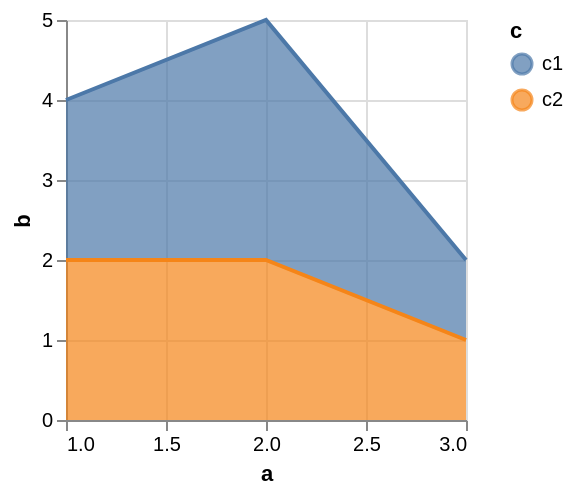

Specify this chart in Vega-Lite:
### Vega specification from a JSON file in a GitHub repository (floating-point values rounded to 4 significant figures)
{"$schema": "https://vega.github.io/schema/vega/v5.json", "background": "white", "padding": 5, "width": 200, "height": 200, "style": "cell", "data": [{"name": "source_0", "values": [{"a": 1, "b": 2, "c": "c1"}, {"a": 2, "b": 3, "c": "c1"}, {"a": 3, "b": 1, "c": "c1"}, {"a": 1, "b": 2, "c": "c2"}, {"a": 3, "b": 1, "c": "c2"}, {"a": 2, "b": 2, "c": "c2"}]}, {"name": "data_0", "source": "source_0", "transform": [{"type": "formula", "expr": "toNumber(datum[\"a\"])", "as": "a"}, {"type": "impute", "field": "b", "groupby": ["c"], "key": "a", "method": "value", "value": 0}, {"type": "stack", "groupby": ["a"], "field": "b", "sort": {"field": ["c"], "order": ["descending"]}, "as": ["b_start", "b_end"], "offset": "zero"}]}], "marks": [{"name": "layer_0_pathgroup", "type": "group", "from": {"facet": {"name": "faceted_path_layer_0_main", "data": "data_0", "groupby": ["c"]}}, "encode": {"update": {"width": {"field": {"group": "width"}}, "height": {"field": {"group": "height"}}}}, "marks": [{"name": "layer_0_marks", "type": "area", "style": ["area"], "sort": {"field": "x"}, "from": {"data": "faceted_path_layer_0_main"}, "encode": {"update": {"opacity": {"value": 0.7}, "orient": {"value": "vertical"}, "fill": {"scale": "color", "field": "c"}, "description": {"signal": "\"a: \" + (!isValid(datum[\"a\"]) || !isFinite(+datum[\"a\"]) ? \"\" + datum[\"a\"] : format(datum[\"a\"], \"\")) + \"; b: \" + (!isValid(datum[\"b\"]) || !isFinite(+datum[\"b\"]) ? \"\" + datum[\"b\"] : format(datum[\"b\"], \"\")) + \"; c: \" + (\"\" + datum[\"c\"])"}, "x": {"scale": "x", "field": "a"}, "y": {"scale": "y", "field": "b_end"}, "y2": {"scale": "y", "field": "b_start"}, "defined": {"signal": "isValid(datum[\"a\"]) && isFinite(+datum[\"a\"]) && isValid(datum[\"b\"]) && isFinite(+datum[\"b\"])"}}}}]}, {"name": "layer_1_pathgroup", "type": "group", "from": {"facet": {"name": "faceted_path_layer_1_main", "data": "data_0", "groupby": ["c"]}}, "encode": {"update": {"width": {"field": {"group": "width"}}, "height": {"field": {"group": "height"}}}}, "marks": [{"name": "layer_1_marks", "type": "line", "style": ["line"], "sort": {"field": "x"}, "from": {"data": "faceted_path_layer_1_main"}, "encode": {"update": {"stroke": {"scale": "color", "field": "c"}, "description": {"signal": "\"a: \" + (!isValid(datum[\"a\"]) || !isFinite(+datum[\"a\"]) ? \"\" + datum[\"a\"] : format(datum[\"a\"], \"\")) + \"; b: \" + (!isValid(datum[\"b\"]) || !isFinite(+datum[\"b\"]) ? \"\" + datum[\"b\"] : format(datum[\"b\"], \"\")) + \"; c: \" + (\"\" + datum[\"c\"])"}, "x": {"scale": "x", "field": "a"}, "y": {"scale": "y", "field": "b_end"}, "defined": {"signal": "isValid(datum[\"a\"]) && isFinite(+datum[\"a\"]) && isValid(datum[\"b\"]) && isFinite(+datum[\"b\"])"}}}}]}], "scales": [{"name": "x", "type": "linear", "domain": {"data": "data_0", "field": "a"}, "range": [0, {"signal": "width"}], "nice": true, "zero": false}, {"name": "y", "type": "linear", "domain": {"data": "data_0", "fields": ["b_start", "b_end"]}, "range": [{"signal": "height"}, 0], "nice": true, "zero": true}, {"name": "color", "type": "ordinal", "domain": {"data": "data_0", "field": "c", "sort": true}, "range": "category"}], "axes": [{"scale": "x", "orient": "bottom", "gridScale": "y", "grid": true, "tickCount": {"signal": "ceil(width/40)"}, "domain": false, "labels": false, "aria": false, "maxExtent": 0, "minExtent": 0, "ticks": false, "zindex": 0}, {"scale": "y", "orient": "left", "gridScale": "x", "grid": true, "tickCount": {"signal": "ceil(height/40)"}, "domain": false, "labels": false, "aria": false, "maxExtent": 0, "minExtent": 0, "ticks": false, "zindex": 0}, {"scale": "x", "orient": "bottom", "grid": false, "title": "a", "labelFlush": true, "labelOverlap": true, "tickCount": {"signal": "ceil(width/40)"}, "zindex": 0}, {"scale": "y", "orient": "left", "grid": false, "title": "b", "labelOverlap": true, "tickCount": {"signal": "ceil(height/40)"}, "zindex": 0}], "legends": [{"fill": "color", "symbolType": "circle", "title": "c", "encode": {"symbols": {"update": {"opacity": {"value": 0.7}}}}, "stroke": "color"}]}
